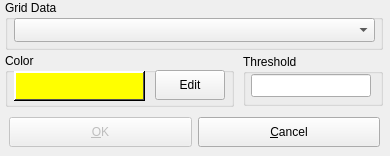
<ui version="4.0" >
 <author></author>
 <comment></comment>
 <exportmacro></exportmacro>
 <class>ContourSurfaceDialogData</class>
 <widget class="QDialog" name="ContourSurfaceDialogData" >
  <property name="geometry" >
   <rect>
    <x>0</x>
    <y>0</y>
    <width>390</width>
    <height>156</height>
   </rect>
  </property>
  <property name="windowTitle" >
   <string>ContourSurface</string>
  </property>
  <property name="sizeGripEnabled" >
   <bool>false</bool>
  </property>
  <widget class="QPushButton" name="buttonCancel" >
   <property name="geometry" >
    <rect>
     <x>198</x>
     <y>117</y>
     <width>182</width>
     <height>30</height>
    </rect>
   </property>
   <property name="sizePolicy" >
    <sizepolicy>
     <hsizetype>7</hsizetype>
     <vsizetype>0</vsizetype>
     <horstretch>0</horstretch>
     <verstretch>0</verstretch>
    </sizepolicy>
   </property>
   <property name="minimumSize" >
    <size>
     <width>133</width>
     <height>30</height>
    </size>
   </property>
   <property name="maximumSize" >
    <size>
     <width>32767</width>
     <height>30</height>
    </size>
   </property>
   <property name="text" >
    <string>&amp;Cancel</string>
   </property>
   <property name="shortcut" >
    <string/>
   </property>
   <property name="autoDefault" >
    <bool>true</bool>
   </property>
  </widget>
  <widget class="QPushButton" name="buttonOk" >
   <property name="enabled" >
    <bool>false</bool>
   </property>
   <property name="geometry" >
    <rect>
     <x>9</x>
     <y>117</y>
     <width>183</width>
     <height>30</height>
    </rect>
   </property>
   <property name="sizePolicy" >
    <sizepolicy>
     <hsizetype>3</hsizetype>
     <vsizetype>0</vsizetype>
     <horstretch>0</horstretch>
     <verstretch>0</verstretch>
    </sizepolicy>
   </property>
   <property name="minimumSize" >
    <size>
     <width>133</width>
     <height>30</height>
    </size>
   </property>
   <property name="maximumSize" >
    <size>
     <width>32767</width>
     <height>30</height>
    </size>
   </property>
   <property name="toolTip" >
    <string>Close window and apply changes.</string>
   </property>
   <property name="text" >
    <string>&amp;OK</string>
   </property>
   <property name="shortcut" >
    <string/>
   </property>
   <property name="autoDefault" >
    <bool>true</bool>
   </property>
   <property name="default" >
    <bool>true</bool>
   </property>
  </widget>
  <widget class="QGroupBox" name="groupBox1" >
   <property name="geometry" >
    <rect>
     <x>5</x>
     <y>0</y>
     <width>378</width>
     <height>50</height>
    </rect>
   </property>
   <property name="title" >
    <string>Grid Data</string>
   </property>
   <widget class="QComboBox" name="grids" >
    <property name="geometry" >
     <rect>
      <x>9</x>
      <y>18</y>
      <width>361</width>
      <height>24</height>
     </rect>
    </property>
   </widget>
  </widget>
  <widget class="QGroupBox" name="groupBox5" >
   <property name="geometry" >
    <rect>
     <x>5</x>
     <y>53</y>
     <width>229</width>
     <height>54</height>
    </rect>
   </property>
   <property name="title" >
    <string>Color</string>
   </property>
   <widget class="QPushButton" name="color_button" >
    <property name="geometry" >
     <rect>
      <x>150</x>
      <y>17</y>
      <width>70</width>
      <height>30</height>
     </rect>
    </property>
    <property name="minimumSize" >
     <size>
      <width>70</width>
      <height>30</height>
     </size>
    </property>
    <property name="maximumSize" >
     <size>
      <width>70</width>
      <height>30</height>
     </size>
    </property>
    <property name="focusPolicy" >
     <enum>Qt::TabFocus</enum>
    </property>
    <property name="toolTip" >
     <string>Edit mininum color value</string>
    </property>
    <property name="text" >
     <string>Edit</string>
    </property>
    <property name="autoDefault" >
     <bool>true</bool>
    </property>
   </widget>
   <widget class="QLabel" name="color_label" >
    <property name="geometry" >
     <rect>
      <x>9</x>
      <y>18</y>
      <width>131</width>
      <height>30</height>
     </rect>
    </property>
    <property name="sizePolicy" >
     <sizepolicy>
      <hsizetype>1</hsizetype>
      <vsizetype>5</vsizetype>
      <horstretch>0</horstretch>
      <verstretch>0</verstretch>
     </sizepolicy>
    </property>
    <property name="minimumSize" >
     <size>
      <width>60</width>
      <height>0</height>
     </size>
    </property>
    <property name="palette" >
     <palette>
      <active>
       <color>
        <red>0</red>
        <green>0</green>
        <blue>0</blue>
       </color>
       <color>
        <red>221</red>
        <green>223</green>
        <blue>228</blue>
       </color>
       <color>
        <red>255</red>
        <green>255</green>
        <blue>255</blue>
       </color>
       <color>
        <red>255</red>
        <green>255</green>
        <blue>255</blue>
       </color>
       <color>
        <red>85</red>
        <green>85</green>
        <blue>85</blue>
       </color>
       <color>
        <red>199</red>
        <green>199</green>
        <blue>199</blue>
       </color>
       <color>
        <red>0</red>
        <green>0</green>
        <blue>0</blue>
       </color>
       <color>
        <red>255</red>
        <green>255</green>
        <blue>255</blue>
       </color>
       <color>
        <red>0</red>
        <green>0</green>
        <blue>0</blue>
       </color>
       <color>
        <red>255</red>
        <green>255</green>
        <blue>255</blue>
       </color>
       <color>
        <red>255</red>
        <green>255</green>
        <blue>0</blue>
       </color>
       <color>
        <red>0</red>
        <green>0</green>
        <blue>0</blue>
       </color>
       <color>
        <red>103</red>
        <green>141</green>
        <blue>178</blue>
       </color>
       <color>
        <red>255</red>
        <green>255</green>
        <blue>255</blue>
       </color>
       <color>
        <red>0</red>
        <green>0</green>
        <blue>238</blue>
       </color>
       <color>
        <red>82</red>
        <green>24</green>
        <blue>139</blue>
       </color>
       <color>
        <red>232</red>
        <green>232</green>
        <blue>232</blue>
       </color>
      </active>
      <inactive>
       <color>
        <red>0</red>
        <green>0</green>
        <blue>0</blue>
       </color>
       <color>
        <red>221</red>
        <green>223</green>
        <blue>228</blue>
       </color>
       <color>
        <red>255</red>
        <green>255</green>
        <blue>255</blue>
       </color>
       <color>
        <red>255</red>
        <green>255</green>
        <blue>255</blue>
       </color>
       <color>
        <red>85</red>
        <green>85</green>
        <blue>85</blue>
       </color>
       <color>
        <red>199</red>
        <green>199</green>
        <blue>199</blue>
       </color>
       <color>
        <red>0</red>
        <green>0</green>
        <blue>0</blue>
       </color>
       <color>
        <red>255</red>
        <green>255</green>
        <blue>255</blue>
       </color>
       <color>
        <red>0</red>
        <green>0</green>
        <blue>0</blue>
       </color>
       <color>
        <red>255</red>
        <green>255</green>
        <blue>255</blue>
       </color>
       <color>
        <red>255</red>
        <green>255</green>
        <blue>0</blue>
       </color>
       <color>
        <red>0</red>
        <green>0</green>
        <blue>0</blue>
       </color>
       <color>
        <red>103</red>
        <green>141</green>
        <blue>178</blue>
       </color>
       <color>
        <red>255</red>
        <green>255</green>
        <blue>255</blue>
       </color>
       <color>
        <red>0</red>
        <green>0</green>
        <blue>238</blue>
       </color>
       <color>
        <red>82</red>
        <green>24</green>
        <blue>139</blue>
       </color>
       <color>
        <red>232</red>
        <green>232</green>
        <blue>232</blue>
       </color>
      </inactive>
      <disabled>
       <color>
        <red>128</red>
        <green>128</green>
        <blue>128</blue>
       </color>
       <color>
        <red>221</red>
        <green>223</green>
        <blue>228</blue>
       </color>
       <color>
        <red>255</red>
        <green>255</green>
        <blue>255</blue>
       </color>
       <color>
        <red>255</red>
        <green>255</green>
        <blue>255</blue>
       </color>
       <color>
        <red>85</red>
        <green>85</green>
        <blue>85</blue>
       </color>
       <color>
        <red>199</red>
        <green>199</green>
        <blue>199</blue>
       </color>
       <color>
        <red>199</red>
        <green>199</green>
        <blue>199</blue>
       </color>
       <color>
        <red>255</red>
        <green>255</green>
        <blue>255</blue>
       </color>
       <color>
        <red>128</red>
        <green>128</green>
        <blue>128</blue>
       </color>
       <color>
        <red>255</red>
        <green>255</green>
        <blue>0</blue>
       </color>
       <color>
        <red>255</red>
        <green>255</green>
        <blue>0</blue>
       </color>
       <color>
        <red>0</red>
        <green>0</green>
        <blue>0</blue>
       </color>
       <color>
        <red>86</red>
        <green>117</green>
        <blue>148</blue>
       </color>
       <color>
        <red>255</red>
        <green>255</green>
        <blue>255</blue>
       </color>
       <color>
        <red>0</red>
        <green>0</green>
        <blue>238</blue>
       </color>
       <color>
        <red>82</red>
        <green>24</green>
        <blue>139</blue>
       </color>
       <color>
        <red>232</red>
        <green>232</green>
        <blue>232</blue>
       </color>
      </disabled>
     </palette>
    </property>
    <property name="focusPolicy" >
     <enum>Qt::NoFocus</enum>
    </property>
    <property name="autoFillBackground" >
     <bool>true</bool>
    </property>
    <property name="frameShape" >
     <enum>QFrame::WinPanel</enum>
    </property>
    <property name="frameShadow" >
     <enum>QFrame::Raised</enum>
    </property>
    <property name="lineWidth" >
     <number>0</number>
    </property>
    <property name="midLineWidth" >
     <number>0</number>
    </property>
    <property name="textFormat" >
     <enum>Qt::AutoText</enum>
    </property>
    <property name="alignment" >
     <set>Qt::AlignLeading|Qt::AlignLeft|Qt::AlignVCenter</set>
    </property>
    <property name="margin" >
     <number>0</number>
    </property>
   </widget>
  </widget>
  <widget class="QGroupBox" name="groupBox1_2" >
   <property name="geometry" >
    <rect>
     <x>243</x>
     <y>54</y>
     <width>140</width>
     <height>52</height>
    </rect>
   </property>
   <property name="title" >
    <string>Threshold</string>
   </property>
   <widget class="QLineEdit" name="threshold" >
    <property name="geometry" >
     <rect>
      <x>8</x>
      <y>20</y>
      <width>120</width>
      <height>23</height>
     </rect>
    </property>
   </widget>
  </widget>
 </widget>
 <layoutdefault spacing="6" margin="11" />
 <pixmapfunction></pixmapfunction>
 <tabstops>
  <tabstop>grids</tabstop>
  <tabstop>color_button</tabstop>
  <tabstop>threshold</tabstop>
  <tabstop>buttonOk</tabstop>
  <tabstop>buttonCancel</tabstop>
 </tabstops>
 <includes>
  <include location="global" >BALL_core/COMMON/global.h</include>
 </includes>
 <resources/>
 <connections/>
</ui>
